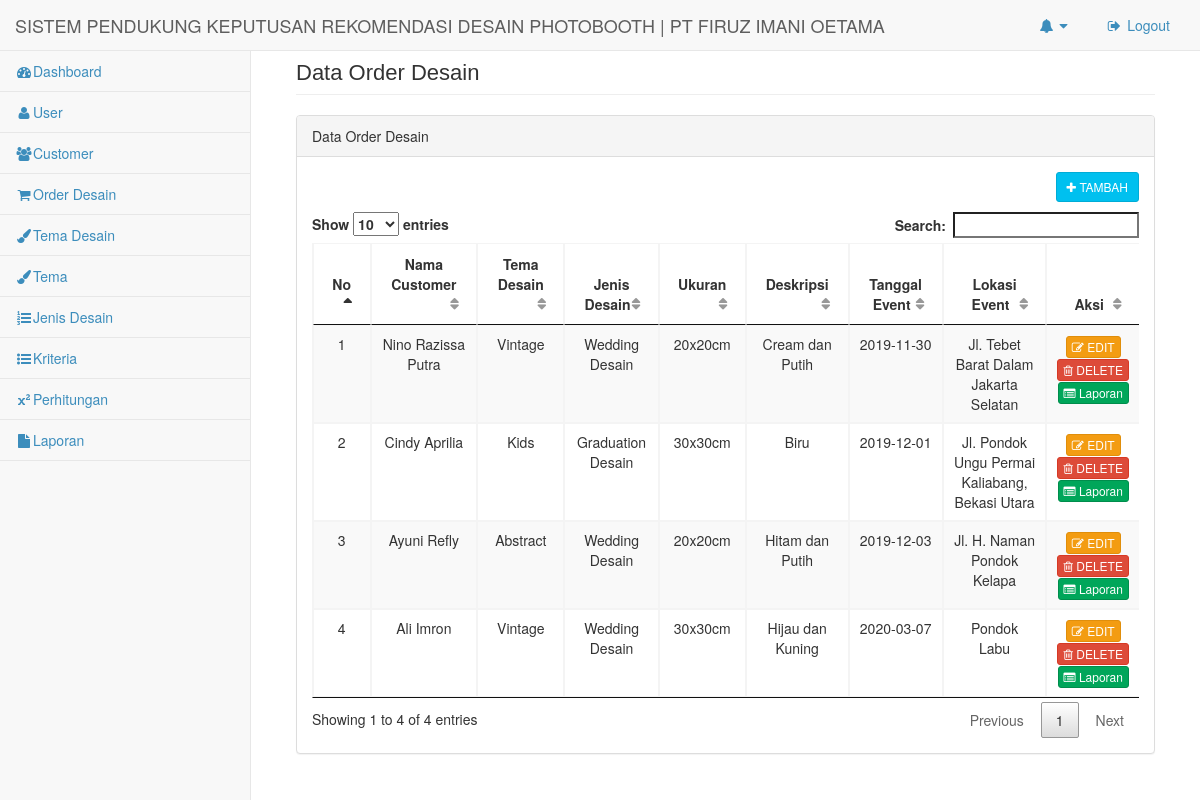
The app's page /index.php/admin/data_order_desain with its own data.
### tables this page shows
CREATE TABLE `order_desain` (
  `id` int(11) NOT NULL,
  `id_customer` int(11) NOT NULL,
  `id_tema` int(11) NOT NULL,
  `id_jenis` int(11) NOT NULL,
  `id_ukuran` int(11) NOT NULL,
  `deskripsi` text NOT NULL,
  `tanggal_event` date NOT NULL,
  `lokasi_event` text NOT NULL
);

CREATE TABLE `users` (
  `id_user` int(3) NOT NULL,
  `email` varchar(30) NOT NULL,
  `password` varchar(50) NOT NULL,
  `username` varchar(20) NOT NULL,
  `nama` varchar(50) NOT NULL,
  `no_telp` varchar(13) NOT NULL,
  `level_id` int(20) NOT NULL,
  `status` varchar(20) NOT NULL
);

CREATE TABLE `tema_desain` (
  `id_tema` int(11) NOT NULL,
  `nama` varchar(50) NOT NULL,
  `harga` double NOT NULL,
  `gambar` varchar(50) NOT NULL
);

CREATE TABLE `jenis_desain` (
  `id_jenis` int(11) NOT NULL,
  `nama` varchar(30) NOT NULL
);

CREATE TABLE `ukuran` (
  `id_ukuran` int(11) NOT NULL,
  `nama` varchar(20) NOT NULL
);

### application/controllers/admin/data_order_desain.php (called while the page is built, shortened)
<?php
class data_order_desain extends CI_Controller {
	function __construct()
	{
		$this->load->model('order_desain_model');
        $this->load->helper(array('form', 'url', 'file'));
        $this->load->library('form_validation');
	}
	public function index()
	{
		$data['title']   = "Data Order Desain";
		$data['data_order_desain'] = $this->order_desain_model->getall();
		$data['tambah'] = "data_order_desain/tambah";
		$data['delete'] = "data_order_desain/delete/";
		$v_content['content'] = $this->load->view('admin/inc/v_data_order_desain/v_data_order_desain_index', $data, true);
		$this->load->view('admin/body',$v_content);
	}
}

### index.php (called while the page is built, shortened)
<?php
require_once BASEPATH.'core/CodeIgniter.php';

### application/models/order_desain_model.php (called while the page is built, shortened)
<?php
class Order_Desain_Model extends CI_Model
{
	function getall()
	{
		$sql =
		"SELECT order_desain.id AS id, tema_desain.nama AS tema_desain, jenis_desain.nama AS jenis_desain, ukuran.nama AS ukuran, order_desain.deskripsi AS deskripsi, order_desain.lokasi_event AS lokasi_event, order_desain.tanggal_event AS tanggal_event, tema_desain.gambar AS gambar, users.nama AS nama_customer FROM order_desain, tema_desain, jenis_desain, ukuran, users WHERE order_desain.id_tema = tema_desain.id_tema AND order_desain.id_jenis = jenis_desain.id_jenis AND order_desain.id_ukuran = ukuran.id_ukuran and order_desain.id_customer = users.id_user";
		$data = $this->db->query($sql);
		return $data->result_array();
	}
}
?>

### application/views/admin/inc/v_data_order_desain/v_data_order_desain_index.php (the view, shortened to what this page needs)
<div class="row">
    <div class="col-lg-12">
        <h1 class="page-header"><?=$title?></h1>
    </div>
</div>
<div class="row">
	<div class="col-lg-12">
	    <div class="panel panel-default">
	        <div class="panel-heading">
	            Data Order Desain
	        </div>
	        <div class="panel-body">
	        	<p class="text-right"><button type="button" class="btn btn-info btn-sm" onclick="location.href='<?=$tambah?>'"><i class="fa fa-plus"></i> TAMBAH</button></p>
	            <div class="table-responsive">
	                <table class="table table-striped table-bordered table-hover" id="datatable">
	                    <thead>
	                        <th style="text-align: center;">No</th>
	                        	<th style="text-align: center;">Nama Customer</th>
	                        	<th style="text-align: center;">Tema Desain</th>
	                        	<th style="text-align: center;">Jenis Desain</th>
	                        	<th style="text-align: center;">Ukuran</th>
	                        	<th style="text-align: center;">Deskripsi</th>
	                        	<th style="text-align: center;">Tanggal Event</th>
	                        	<th style="text-align: center;">Lokasi Event</th>
	                        	<th style="text-align: center;">Aksi</th>
	                    </thead>
	                    <tbody>
	                    	<?php $no = 1;
	                    	foreach($data_order_desain as $val){ ?>
	                        <tr>
	                            <td style="text-align: center;"><?=$no?></td>
	                            <td style="text-align: center;"><?=$val['nama_customer']?></td>
	                            <td style="text-align: center;"><?=$val['tema_desain']?></td>
	                            <td style="text-align: center;"><?=$val['jenis_desain']?></td>
	                            <td style="text-align: center;"><?=$val['ukuran']?></td>
	                            <td style="text-align: center;"><?=$val['deskripsi']?></td>
	                            <td style="text-align: center;"><?=$val['tanggal_event']?></td>
	                            <td style="text-align: center;"><?=$val['lokasi_event']?></td>
	                           	<td style="text-align: center;">
								   <button type="button" class="btn btn-warning btn-xs" onclick="location.href='<?=base_url();?>admin/data_order_desain/edit/<?=$val['id']?>'"><i class="fa fa-edit"></i> EDIT</button><br>
								   <a href="<?=$delete?><?=$val['id']?>"><button type="button" class="btn btn-danger btn-xs" onclick="return confirm('Apakah kamu ingin menghapus data ini ?')"><i class="fa fa-trash-o"></i> DELETE</button></a><br>
								   <button type="button" class="btn btn-success btn-xs" onclick="location.href='<?=base_url();?>admin/data_order_desain/laporan/<?=$val['id']?>'"><i class="fa fa-list-alt"></i> Laporan</button>
	                            </td>
	                        </tr>
	                        <?php $no++; } ?>
	                    </tbody>
	                </table>
	            </div>
	        </div>
	    </div>
	</div>
</div>

### records on screen
order_desain: users.nama "Nino Razissa Putra", tema_desain.nama "Vintage", id_jenis.nama "Wedding Desain", id_ukuran.nama "20x20cm", deskripsi "Cream dan Putih", tanggal_event "2019-11-30", lokasi_event "Jl. Tebet Barat Dalam Jakarta Selatan"
order_desain: users.nama "Cindy Aprilia", tema_desain.nama "Kids", id_jenis.nama "Graduation Desain", id_ukuran.nama "30x30cm", deskripsi "Biru", tanggal_event "2019-12-01", lokasi_event "Jl. Pondok Ungu Permai Kaliabang, Bekasi Utara"
order_desain: users.nama "Ayuni Refly", tema_desain.nama "Abstract", id_jenis.nama "Wedding Desain", id_ukuran.nama "20x20cm", deskripsi "Hitam dan Putih", tanggal_event "2019-12-03", lokasi_event "Jl. H. Naman Pondok Kelapa"
order_desain: users.nama "Ali Imron", tema_desain.nama "Vintage", id_jenis.nama "Wedding Desain", id_ukuran.nama "30x30cm", deskripsi "Hijau dan Kuning", tanggal_event "2020-03-07", lokasi_event "Pondok Labu"

### other values on screen
$title "Data Order Desain"
